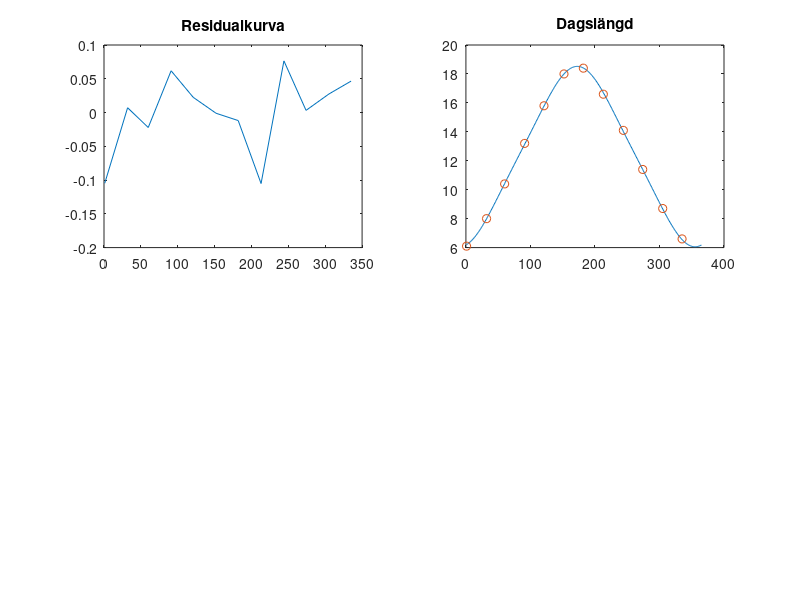

This chart was generated by the following MATLAB code:
disp('Uppgift 2 c)');

clf;

T = [1 32 60 91, 121, 152, 182, 213, 244 274 305 335]';
Y = [6.1 8.0 10.4 13.2, 15.8, 18.0, 18.4, 16.6, 14.1 11.4 8.7 6.6]';

k = 3;
t = 365;
omega = 2*pi/t;

A = [ones(size(T)) cos(omega*T) sin(omega*T) cos(k*omega*T) sin(k*omega*T)];
c = A\Y;

yanp = A*c;
r = Y - yanp;
felkvsum = r'*r;

disp('Felkvadratsumma:');
disp(felkvsum);

subplot(2, 2, 1);
plot(T, r), title('Residualkurva');

subplot(2, 2, 2);
range = 1:365';
fn = c(1) + c(2)*cos(omega*range) + c(3)*sin(omega*range) + c(4)*cos(k*omega*range) + c(5)*sin(k*omega*range);

plot(range, fn, T, Y, 'o'), title('Dagslängd');

disp('Nationaldagens längd:');
disp(fn(156));
